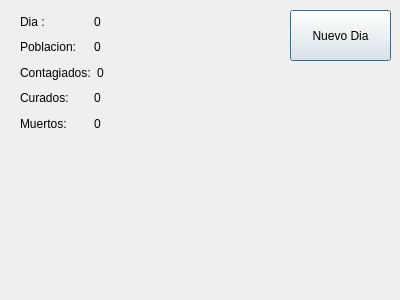
<?xml version="1.0" encoding="UTF-8"?>
<ui version="4.0">
 <class>Dialog</class>
 <widget class="QDialog" name="Dialog">
  <property name="geometry">
   <rect>
    <x>0</x>
    <y>0</y>
    <width>400</width>
    <height>300</height>
   </rect>
  </property>
  <property name="windowTitle">
   <string>Covid 19- Simulacion</string>
  </property>
  <widget class="QPushButton" name="NuevoDia">
   <property name="geometry">
    <rect>
     <x>290</x>
     <y>10</y>
     <width>101</width>
     <height>51</height>
    </rect>
   </property>
   <property name="text">
    <string>Nuevo Dia</string>
   </property>
  </widget>
  <widget class="QFrame" name="frame">
   <property name="geometry">
    <rect>
     <x>10</x>
     <y>0</y>
     <width>271</width>
     <height>271</height>
    </rect>
   </property>
   <widget class="QWidget" name="">
    <property name="geometry">
     <rect>
      <x>10</x>
      <y>12</y>
      <width>141</width>
      <height>121</height>
     </rect>
    </property>
    <layout class="QVBoxLayout" name="verticalLayout">
     <item>
      <layout class="QHBoxLayout" name="horizontalLayout_5">
       <item>
        <widget class="QLabel" name="Dia">
         <property name="text">
          <string>Dia : </string>
         </property>
        </widget>
       </item>
       <item>
        <widget class="QLabel" name="nDia">
         <property name="text">
          <string>0</string>
         </property>
        </widget>
       </item>
      </layout>
     </item>
     <item>
      <layout class="QHBoxLayout" name="horizontalLayout_2">
       <item>
        <widget class="QLabel" name="Poblacion">
         <property name="text">
          <string>Poblacion:</string>
         </property>
        </widget>
       </item>
       <item>
        <widget class="QLabel" name="nPoblacion">
         <property name="text">
          <string>0</string>
         </property>
        </widget>
       </item>
      </layout>
     </item>
     <item>
      <layout class="QHBoxLayout" name="horizontalLayout">
       <item>
        <widget class="QLabel" name="Contagiados">
         <property name="text">
          <string>Contagiados:</string>
         </property>
        </widget>
       </item>
       <item>
        <widget class="QLabel" name="nContagiados">
         <property name="text">
          <string>0</string>
         </property>
        </widget>
       </item>
      </layout>
     </item>
     <item>
      <layout class="QHBoxLayout" name="horizontalLayout_4">
       <item>
        <widget class="QLabel" name="Curados">
         <property name="text">
          <string>Curados:</string>
         </property>
        </widget>
       </item>
       <item>
        <widget class="QLabel" name="nCurados">
         <property name="text">
          <string>0</string>
         </property>
        </widget>
       </item>
      </layout>
     </item>
     <item>
      <layout class="QHBoxLayout" name="horizontalLayout_3">
       <item>
        <widget class="QLabel" name="Muertos">
         <property name="text">
          <string>Muertos:</string>
         </property>
        </widget>
       </item>
       <item>
        <widget class="QLabel" name="nMuertos">
         <property name="text">
          <string>0</string>
         </property>
        </widget>
       </item>
      </layout>
     </item>
    </layout>
   </widget>
  </widget>
 </widget>
 <resources/>
 <connections/>
</ui>
